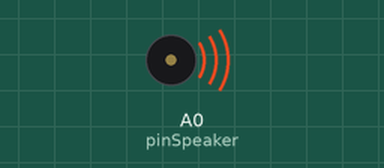
Simulated run of this sketch. Board: Arduino Uno, built with avr-gcc and run on an emulated ATmega328P. On the bench: buzzer (waves = sounding).

Above: at 0.1 s.
Timing chart, 0 to 1.6 s (numbered marks = the images above):
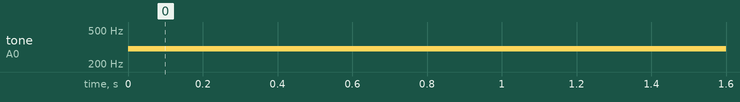

Measured:
- by itself, tone on A0 (pinSpeaker): silent → 300 Hz at 0.00 s

The sketch:

projet.ino
```cpp
int pinSpeaker = A0;
double distance = 255.0;

void setup() {
  Serial.begin(9600);
  pinMode(pinSpeaker, OUTPUT);
}

void distanceBeeper() {
  double waitingBeeper = (distance / 255.0) * 1000.0;
  tone(pinSpeaker, 300);
  delay(waitingBeeper);
  noTone(pinSpeaker);
  delay(waitingBeeper);
}

void loop() {
  tone(pinSpeaker, 300);
}
```
